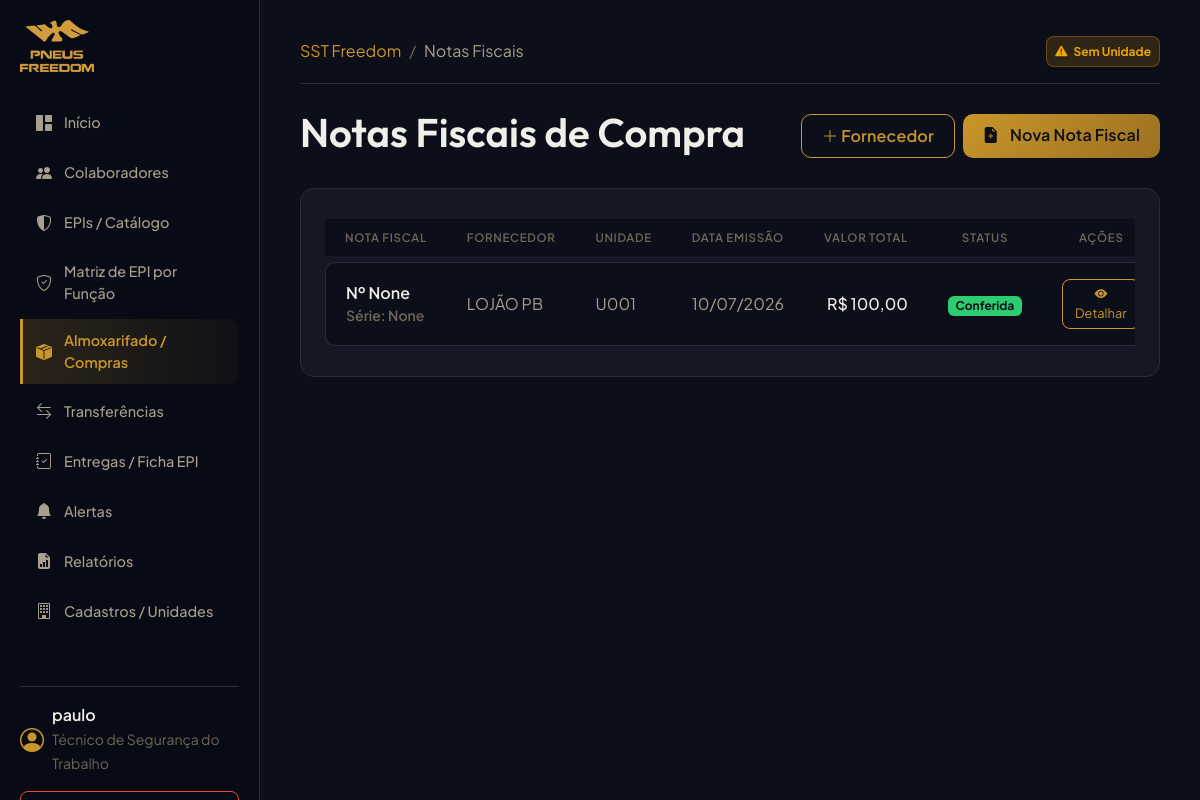
The page /inventory/nfs/ (signed in) on the database as committed earlier.
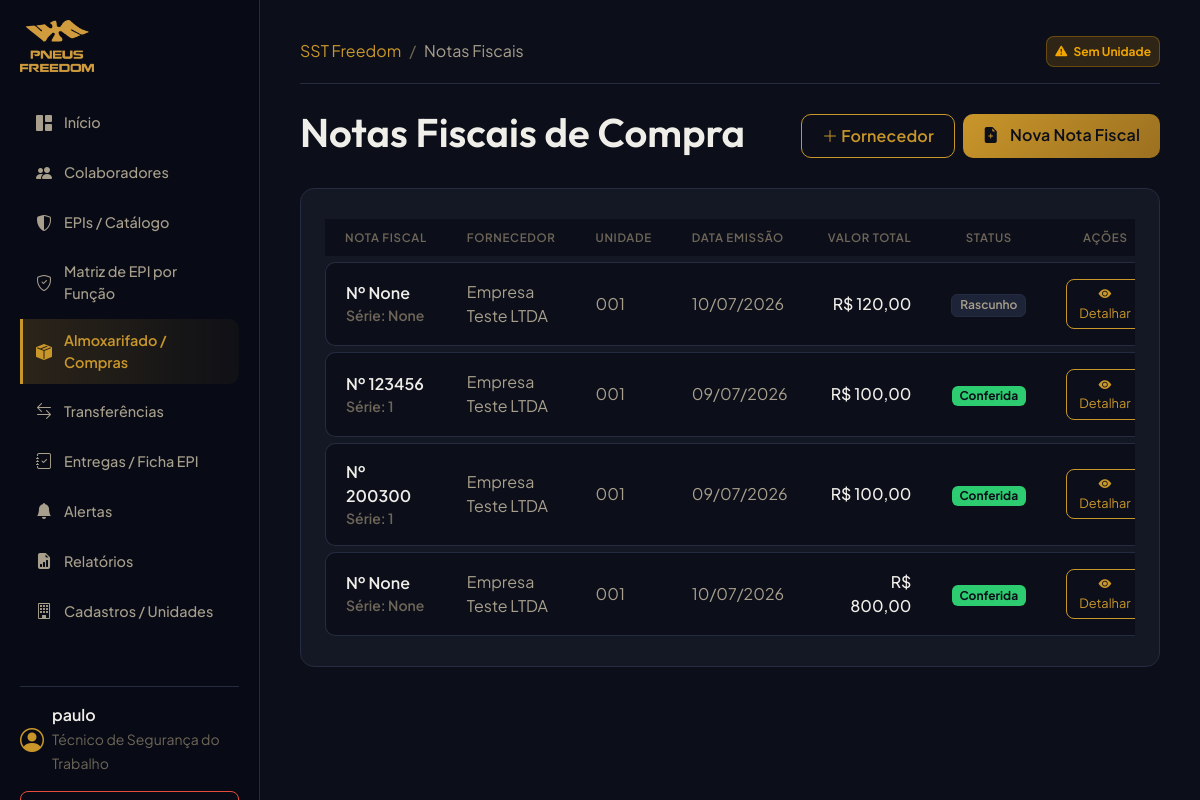
The same page on the database as committed later.
### inventory/models.py (models this page shows, shortened)
class FiscalNote(models.Model):
    TIPO_CHOICES = (
        ('NOTA_FISCAL', 'Nota Fiscal'),
        ('RECIBO', 'Recibo'),
        ('SEM_DOCUMENTO', 'Sem documento'),
        ('OUTRO', 'Outro'),
    )
    STATUS_CHOICES = (
        ('RASCUNHO', 'Rascunho'),
        ('CONFERIDA', 'Conferida (Confirmada)'),
        ('CANCELADA', 'Cancelada'),
    )
    supplier = models.ForeignKey(Supplier, on_delete=models.PROTECT, related_name='fiscal_notes', verbose_name="Fornecedor")
    unit = models.ForeignKey(Unit, on_delete=models.PROTECT, related_name='fiscal_notes', verbose_name="Unidade Recebedora")
    tipo = models.CharField(max_length=20, choices=TIPO_CHOICES, default='NOTA_FISCAL', verbose_name="Tipo de Documento")
    numero = models.CharField(max_length=50, blank=True, null=True, verbose_name="Número do Documento")
    serie = models.CharField(max_length=10, blank=True, null=True, verbose_name="Série")
    chave_acesso = models.CharField(max_length=44, blank=True, null=True, verbose_name="Chave de Acesso")
    data_emissao = models.DateField(verbose_name="Data de Emissão")
    data_recebimento = models.DateField(verbose_name="Data de Recebimento")
    centro_custo = models.ForeignKey(CostCenter, on_delete=models.PROTECT, related_name='fiscal_notes', verbose_name="Centro de Custo")
    frete = models.DecimalField(max_digits=10, decimal_places=2, default=0.00, verbose_name="Valor do Frete")
    desconto = models.DecimalField(max_digits=10, decimal_places=2, default=0.00, verbose_name="Valor do Desconto")
    valor_total = models.DecimalField(max_digits=12, decimal_places=2, verbose_name="Valor Total")
    documento_anexo = models.FileField(upload_to='uploads/nfs/', blank=True, null=True, verbose_name="Documento Anexado")
    observacoes = models.TextField(blank=True, null=True, verbose_name="Observações")
    status = models.CharField(max_length=20, choices=STATUS_CHOICES, default='RASCUNHO', verbose_name="Status")
    usuario = models.ForeignKey(settings.AUTH_USER_MODEL, on_delete=models.PROTECT, related_name='fiscal_notes', verbose_name="Registrado por")
    criado_em = models.DateTimeField(auto_now_add=True, verbose_name="Criado em")
    atualizado_em = models.DateTimeField(auto_now=True, verbose_name="Atualizado em")
    class Meta:
        verbose_name = "Nota Fiscal"
        verbose_name_plural = "Notas Fiscais"
        unique_together = ('supplier', 'numero', 'serie')

class Supplier(models.Model):
    razao_social = models.CharField(max_length=255, verbose_name="Razão Social")
    cnpj_cpf = models.CharField(max_length=18, unique=True, verbose_name="CNPJ/CPF")
    contato = models.CharField(max_length=100, blank=True, null=True, verbose_name="Nome de Contato")
    telefone = models.CharField(max_length=20, blank=True, null=True, verbose_name="Telefone")
    email = models.EmailField(blank=True, null=True, verbose_name="E-mail")
    ativo = models.BooleanField(default=True, verbose_name="Ativo")
    class Meta:
        verbose_name = "Fornecedor"
        verbose_name_plural = "Fornecedores"

### organizations/models.py (models this page shows, shortened)
class Unit(models.Model):
    company = models.ForeignKey(Company, on_delete=models.PROTECT, related_name='units', verbose_name="Empresa")
    codigo = models.CharField(max_length=50, unique=True, verbose_name="Código da Unidade")
    nome = models.CharField(max_length=255, verbose_name="Nome da Unidade")
    cidade = models.CharField(max_length=100, verbose_name="Cidade")
    estado = models.CharField(max_length=2, verbose_name="UF")
    ativo = models.BooleanField(default=True, verbose_name="Ativo")
    class Meta:
        verbose_name = "Unidade"
        verbose_name_plural = "Unidades"

### inventory/views.py (the view)
# urls.py: path('nfs/', FiscalNoteListView.as_view(), name='fiscal_note_list'),
class FiscalNoteListView(LoginRequiredMixin, ListView):
    model = FiscalNote
    template_name = "inventory/nfs_list.html"
    context_object_name = "notes"
    def get_queryset(self):
        user = self.request.user
        user_units = user.units.all()
        if user.is_superuser and not user_units.exists():
            from organizations.models import Unit
            user_units = Unit.objects.all()
        return FiscalNote.objects.filter(unit__in=user_units).select_related('supplier', 'unit', 'centro_custo')

### accounts/models.py (called while the page is built)
    def is_tecnico(self):
        return self.profile_type == self.TECNICO_SST or self.is_superuser

    def is_almoxarife(self):
        return self.profile_type == self.ALMOXARIFE or self.is_superuser

### templates/inventory/nfs_list.html (shortened to what this page needs)
{% extends "base.html" %}
{% block breadcrumbs %}
<li class="breadcrumb-item active text-secondary" aria-current="page">Notas Fiscais</li>
{% endblock %}
{% block content %}
<div class="d-flex justify-content-between align-items-center mb-4">
    <h1>Notas Fiscais de Compra</h1>
    <div class="d-flex gap-2">
        <a href="{% url 'supplier_create' %}" class="btn btn-outline-primary btn-premium">
            <i class="bi bi-plus-lg"></i> Fornecedor
        </a>
        <a href="{% url 'fiscal_note_create' %}" class="btn btn-premium btn-premium-primary">
            <i class="bi bi-file-earmark-plus-fill me-2"></i> Nova Nota Fiscal
        </a>
    </div>
</div>
<div class="card-premium">
    <div class="table-responsive">
        <table class="table table-premium mb-0">
            <thead>
                <tr>
                    <th class="text-muted border-0">Nota Fiscal</th>
                    <th class="text-muted border-0">Fornecedor</th>
                    <th class="text-muted border-0">Unidade</th>
                    <th class="text-muted border-0">Data Emissão</th>
                    <th class="text-muted border-0 text-end">Valor Total</th>
                    <th class="text-muted border-0 text-center">Status</th>
                    <th class="text-muted border-0 text-center">Ações</th>
                </tr>
            </thead>
            <tbody>
                {% for note in notes %}
                <tr>
                    <td class="text-light fw-semibold">
                        Nº {{ note.numero }}
                        <small class="text-muted d-block">Série: {{ note.serie }}</small>
                    </td>
                    <td>{{ note.supplier.razao_social }}</td>
                    <td>{{ note.unit.codigo }}</td>
                    <td>{{ note.data_emissao|date:"d/m/Y" }}</td>
                    <td class="text-end text-light fw-medium">R$ {{ note.valor_total|floatformat:2 }}</td>
                    <td class="text-center">
                        {% if note.status == 'RASCUNHO' %}
                        <span class="badge bg-secondary">Rascunho</span>
                        {% elif note.status == 'CONFERIDA' %}
                        <span class="badge bg-success">Conferida</span>
                        {% else %}
                        <span class="badge bg-danger">Cancelada</span>
                        {% endif %}
                    </td>
                    <td class="text-center">
                        <a href="{% url 'fiscal_note_detail' note.id %}" class="btn btn-sm btn-outline-primary rounded-3">
                            <i class="bi bi-eye-fill"></i> Detalhar
                        </a>
                    </td>
                </tr>
                {% empty %}
                <tr>
                    <td colspan="7" class="text-center text-muted border-0 py-4">Nenhuma nota fiscal registrada.</td>
                </tr>
                {% endfor %}
            </tbody>
        </table>
    </div>
</div>
{% endblock %}

Rows that differ between the two databases and show on the page:
changed FiscalNote (number 1 of 4 on the later page): supplier.razao_social "LOJÃO PB" → "Empresa Teste LTDA"; unit.codigo "U001" → "001"; valor_total "100,00" → "120,00"; status "Conferida" → "Rascunho"
added FiscalNote: numero "123456", serie "1", supplier.razao_social "Empresa Teste LTDA", unit.codigo "001", data_emissao "09/07/2026", valor_total "100,00", status "Conferida"
added FiscalNote: numero "200300", serie "1", supplier.razao_social "Empresa Teste LTDA", unit.codigo "001", data_emissao "09/07/2026", valor_total "100,00", status "Conferida"
added FiscalNote: numero "None", serie "None", supplier.razao_social "Empresa Teste LTDA", unit.codigo "001", data_emissao "10/07/2026", valor_total "800,00", status "Conferida"
